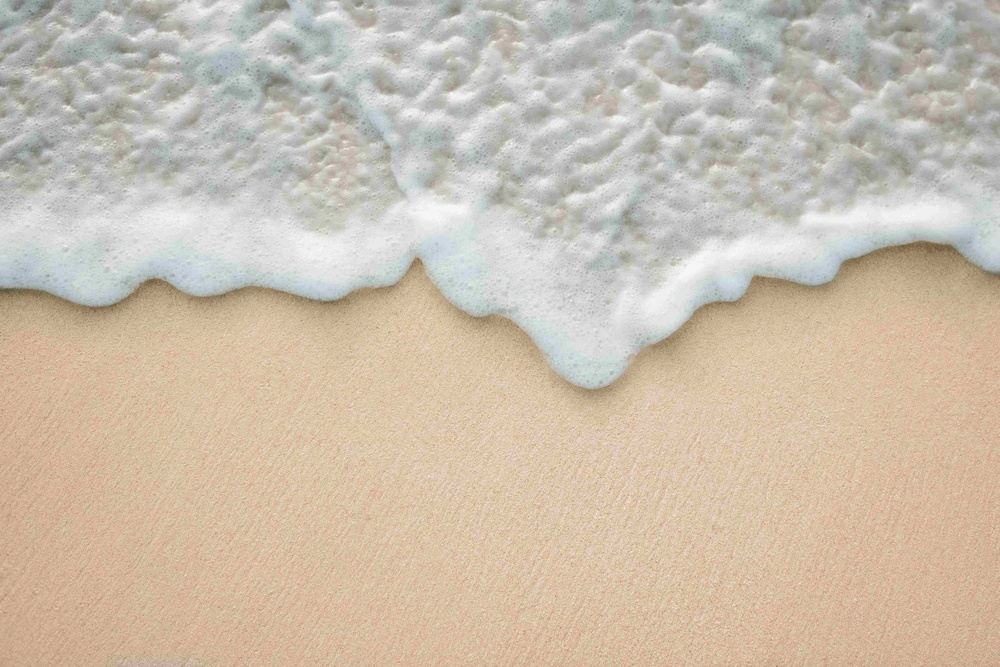
#> input picture shore_jpg.jpg, 1000 x 667 px, shrunk from 5674 x 3783 before the run, found by its file name
$ python temp.py
#> lines starting #> are read from the running program, lines starting #| are printed output that depends on the picture
#> the answer given: 1
#> in main, img is the input picture: shape (667, 1000, 3); mean B, G, R 173.6, 190.7, 203.9
#> the answer given: y
import cv2
import time
import numpy as np
import random as rm

import numpy as np

def encrypt_img(img, key):
    """
    Encrypt image by shuffling pixels based on a key.
    No permutation is returned — key must be reused for decryption.
    """
    h, w, c = img.shape
    flat = img.reshape(-1, c)

    rng = np.random.default_rng(seed=key)
    shuffled = flat[rng.permutation(flat.shape[0])]

    return shuffled.reshape(h, w, c)

def decrypt_img(scrambled_img, key):
    """
    Decrypt image that was shuffled using the same key.
    """
    h, w, c = scrambled_img.shape
    flat = scrambled_img.reshape(-1, c)

    rng = np.random.default_rng(seed=key)
    perm = rng.permutation(flat.shape[0])
    inv_perm = np.argsort(perm)

    unshuffled = flat[inv_perm]
    return unshuffled.reshape(h, w, c)

def insert(img, message, ss1, ss2, numberOfBlocks):
#> called with ss1 = 0.0169, ss2 = 0.0152, numberOfBlocks = 4
    height, width, channel = img.shape
#> height = 667; width = 1000; channel = 3
    img_size = height*width
#> img_size = 667000
    image_cap = img_size/4
#> image_cap = 166750
    print(f'Image capacity: {image_cap} characters')                                                                            # VERBOSE
#| Image capacity: 166750.0 characters
    print(len(message), " characters to embed")                                                                                 # VERBOSE
    print(f'Image - height: {height} width: {width} channel: {channel} \nimage Size: {img_size}')                               # VERBOSE
#| Image - height: 667 width: 1000 channel: 3
#| image Size: 667000

    opEnc = input("encrypt image (y/n): ").lower()
#> the answer given: y
    if opEnc == "y":
        print("Encrypting image...")
        key = int(((ss1 + ss2)/0.04)*255)                    # generate key from ss1 and ss2 that ranges from 0 to 255
        img = encrypt_img(img, key)
#> in encrypt_img, `return shuffled.reshape(h, w, c)`:
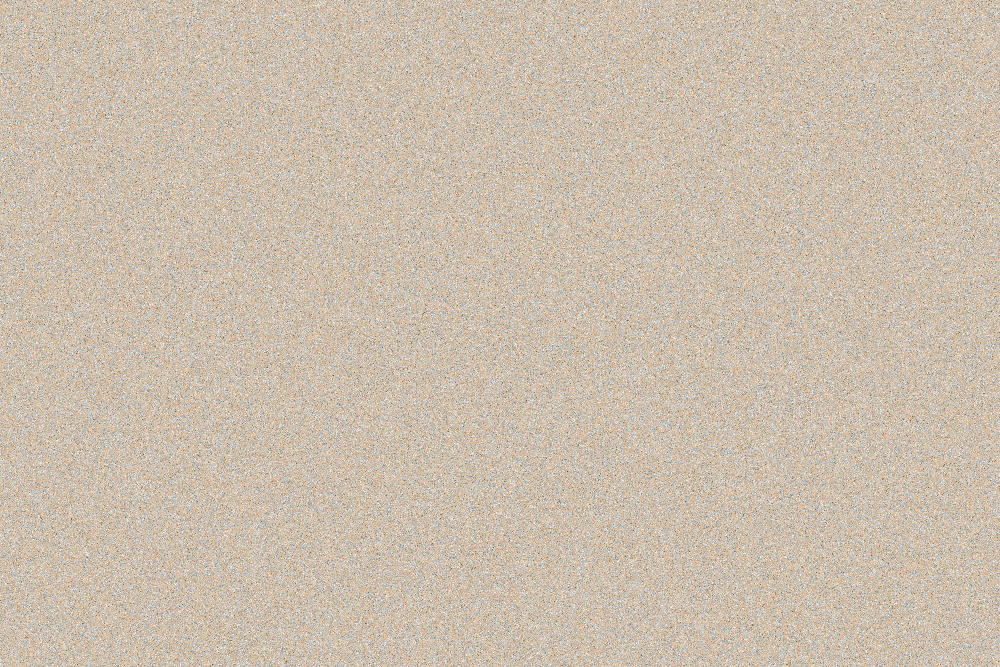
#> returned value: shape (667, 1000, 3); mean of channels 0, 1, 2 173.6, 190.7, 203.9; drawn as B, G, R
    elif opEnc == "n":
        print("Image not encrypted")
    else:
        print("unknown command, continuing without encryption")

    # 3d to 1d matrix
    flattenImg = img.flatten()
    print('Flattened the Image from 3D to 1D')                                                                                 # VERBOSE

    # img to binary
    start = time.perf_counter()
    binary_img = np.vectorize(lambda x: format(x, '08b'))(flattenImg)
    print('Converted flattened image to binary')
    end = time.perf_counter()
    print(f'Time taken to convert image to binary: {(end - start):.3f} seconds')                                                     # VERBOSE

    # text to binary
    binary_msg = [format(ord(c), "08b") for c in message]
    msg_length = len(binary_msg)
    print("Converted text to binary")

    # assigning values for the PK component
    startPOS = int(ss1*img_size) + int(ss2*img_size)        # starting position in the image
#> startPOS = 21376
    block_size = int(msg_length/numberOfBlocks)               # size of msg block
    lastMsgBlock = msg_length - block_size * numberOfBlocks
    print('\nEntering insertion loop')                                                                                                   # VERBOSE

    for i in range(numberOfBlocks):
        if block_size == 0:
            continue
        # get the image block
        startRange = startPOS + i * block_size * 4           # the starting range of image block
        endRange = startPOS + (i + 1) * block_size * 4       # the ending range of image block
        imgBlock_1d = binary_img[startRange:endRange]   # extracted block of 1D image array
        imgBlock_2d = np.array([list(map(int, row)) for row in imgBlock_1d]) # reshaping block from 1d to 2d

        # get the msg block
        msgStart = i * block_size                            # the starting range of message block/ similar to image
        msgEnd = (i + 1) * block_size                        # the ending range of message block/ similar to image
        msgBlock_1d = binary_msg[msgStart:msgEnd]       # extracted 1d msg array
        msgBlock_flat = []                              # to store values in int instead of string (below loop is to str -> int)

        for binary in msgBlock_1d:                      # each value in 1d msg array is a single value
            for bit in binary:                          # and we need to split all the values to reshape into 2D
                msgBlock_flat.append(int(bit))          # 1D msg array flattened, each bits is separated

        msgBlock_2d = np.array(msgBlock_flat).reshape(block_size*4, 2)   # 1D to 2D with 2 columns

        # inserting msg to image
        imgBlock_2d[:, 6:8] = msgBlock_2d
        imgBlock_1d = np.array([''.join(map(str, row)) for row in imgBlock_2d])

        binary_img[startRange:endRange] = imgBlock_1d

    if lastMsgBlock > 0:
        # get the last image block
        startRange = startPOS + numberOfBlocks * block_size * 4                      # the starting range of image block
#> startRange = 21536
        endRange = startPOS + numberOfBlocks * block_size * 4 + lastMsgBlock * 4     # the ending range of image block
#> endRange = 21544

        lastImgBlock_1d = binary_img[startRange:endRange]
        lastImgBlock_2d = np.array([list(map(int, row)) for row in lastImgBlock_1d])

        # get the last message block
        msgStart = numberOfBlocks * block_size                            # the starting range of message block/ similar to image
        msgEnd = numberOfBlocks * block_size + lastMsgBlock               # the ending range of message block/ similar to image

        lastMsgBlock_1d = binary_msg[msgStart:msgEnd]

        lastMsgBlock_flat = []
        for binary in lastMsgBlock_1d:                      # each value in 1d msg array is a single value
            for bit in binary:                              # and we need to split all the values to reshape into 2D
                lastMsgBlock_flat.append(int(bit))          # 1D msg array flattened, each bits is separated
#> after the loop, lastMsgBlock_flat = [0, 1, 1, 1, 1, 0, 0, 1, 0, 1, 1, 0, 1, 0, 0, 0]

        lastMsgBlock_2d = np.array(lastMsgBlock_flat).reshape(lastMsgBlock*4, 2)   # 1D to 2D with 2 columns
#> lastMsgBlock_2d = [[0, 1], [1, 1], [1, 0], [0, 1], [0, 1], [1, 0], [1, 0], [0, 0]]

        # inserting last block of message into last block of image
        lastImgBlock_2d[:, 6:8] = lastMsgBlock_2d
        lastImgBlock_1d = np.array([''.join(map(str, row)) for row in lastImgBlock_2d])

        binary_img[startRange:endRange] = lastImgBlock_1d

        start = time.perf_counter()
        pixel_values = np.array([int(pixel, 2) for pixel in binary_img], dtype=np.uint8)
        image = pixel_values.reshape((height, width, channel))

        image = cv2.cvtColor(image, cv2.COLOR_RGBA2RGB)
        end = time.perf_counter()
        print(f'Time taken to convert binary image back to pixel values: {(end - start):.3f} seconds')                                                     # VERBOSE

        if opEnc == "y":
            print("Decrypting image...")
            image = decrypt_img(image, key)

        cv2.imwrite("stego.png", image)
        print("Image saved successfully")

        print('\t\tINSERTION COMPLETED')
        return 0

# [71 lines left out: function extract, not called in this run]

def randKeys():
    ss1 = rm.random() * 0.02
    ss2 = rm.random() * 0.02
    ss1 = round(ss1, 5)
    ss2 = round(ss2, 5)
    return ss1, ss2

def main():
    option = 88
    while option != 0:
        print("""
    1. Embed msg in image
    2. Extract msg from image
    0. EXIT
    """)
#> (the run stopped early here; a loop or call above may not have finished)
